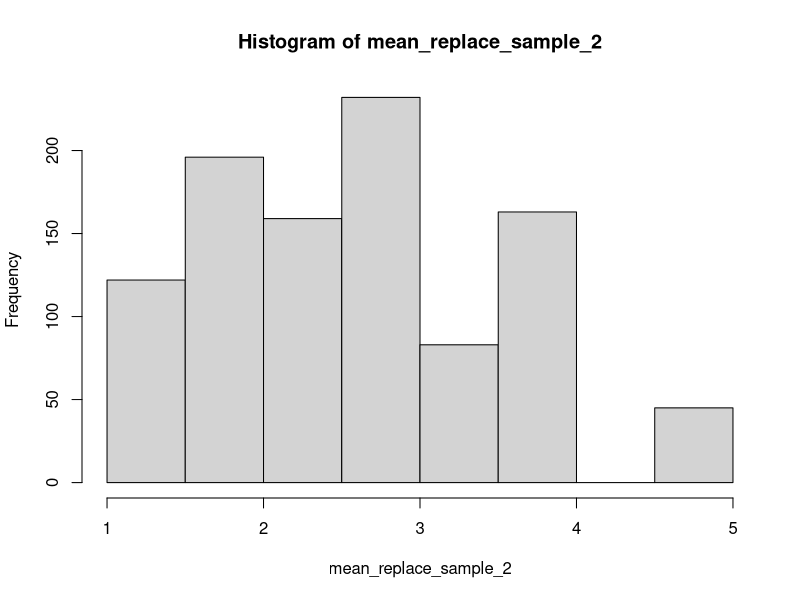
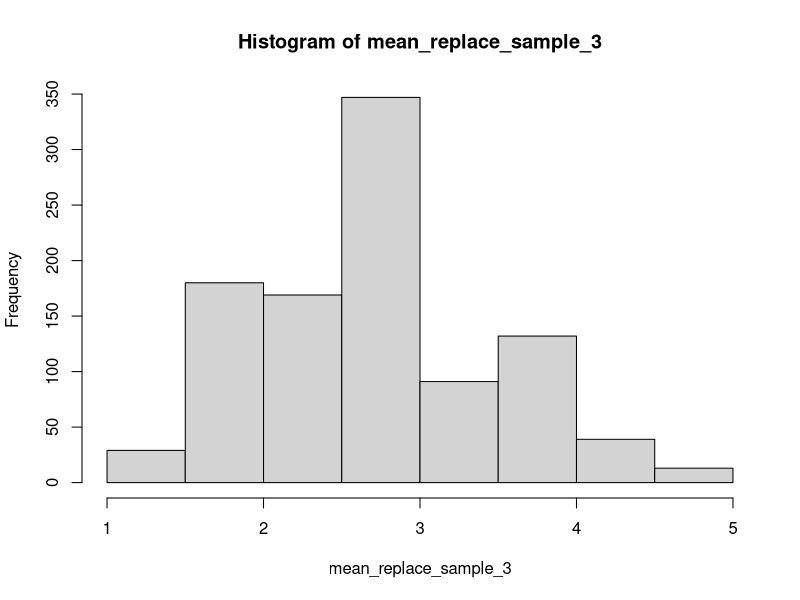
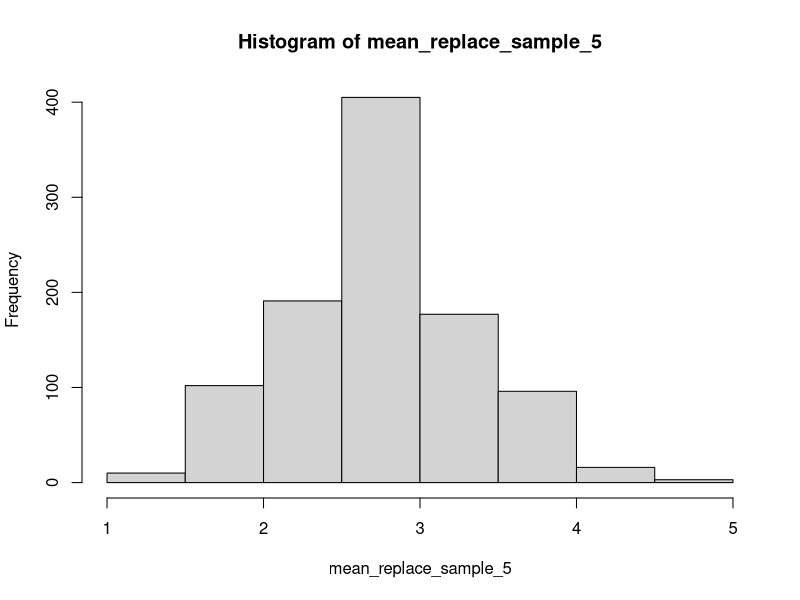
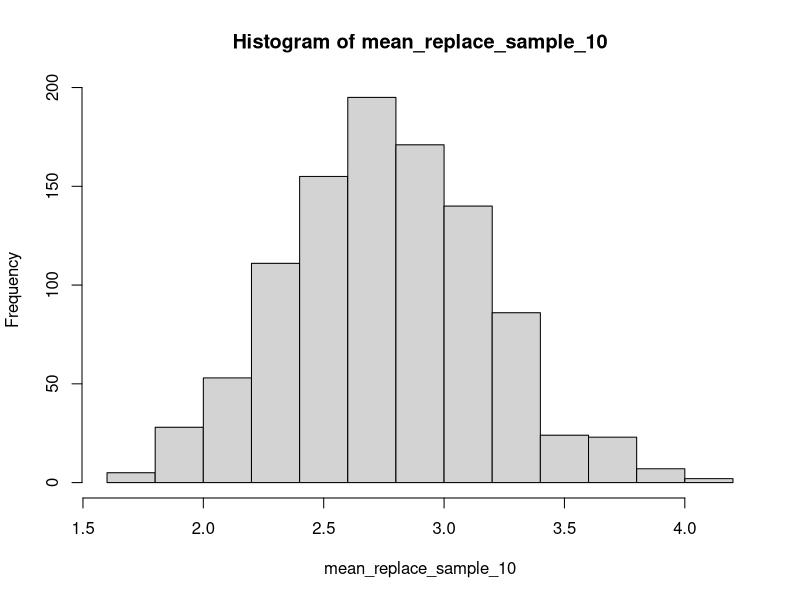
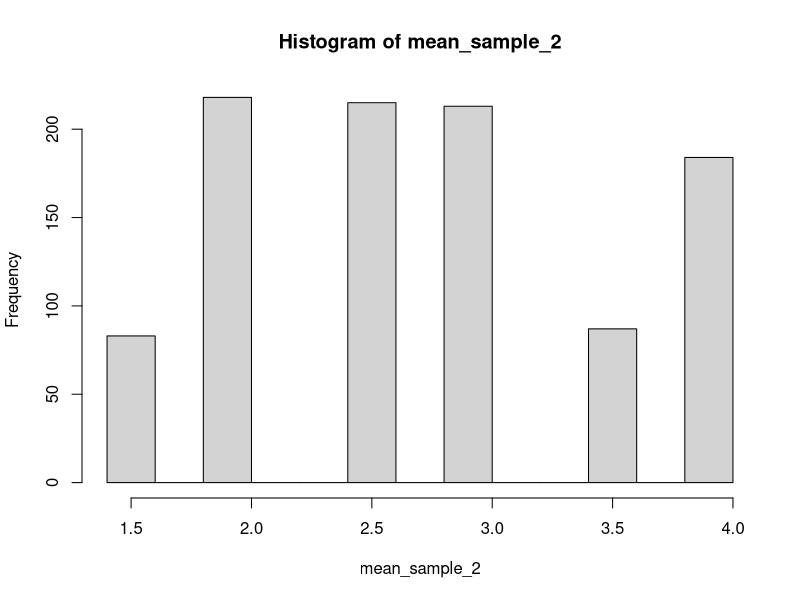
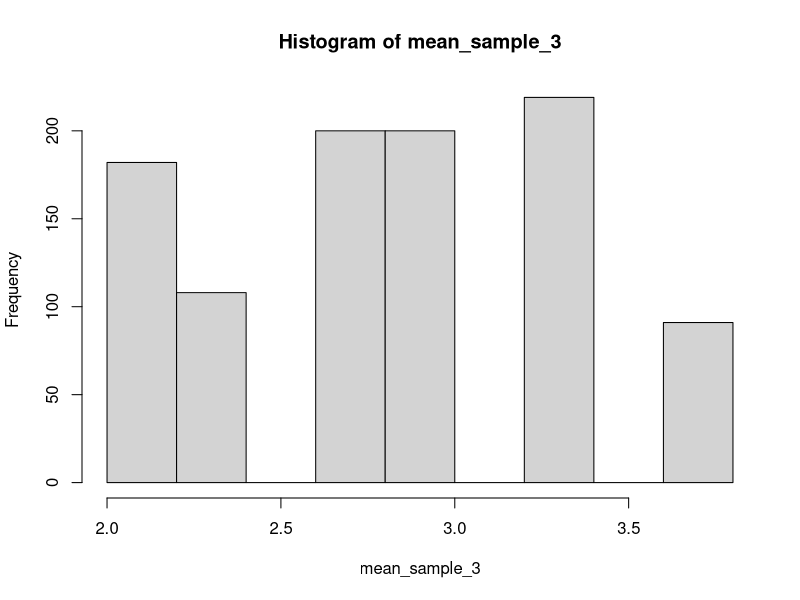

These figures' R source, in order:
## ---- chunk 1
knitr::opts_chunk$set(echo = TRUE)
## ---- chunk 2
x_population <- c(1, 2, 3, 3, 5)
x_sample_replace_matrix_2 <- matrix(nrow = 1000, ncol = 2)
x_sample_replace_matrix_3 <- matrix(nrow = 1000, ncol = 3)
x_sample_replace_matrix_5 <- matrix(nrow = 1000, ncol = 5)
x_sample_replace_matrix_10 <- matrix(nrow = 1000, ncol = 10)

x_sample_matrix_2 <- matrix(nrow = 1000, ncol = 2)
x_sample_matrix_3 <- matrix(nrow = 1000, ncol = 3)

for(i in 1:1000) {
  x_sample_replace_matrix_2[i,] <- sample(x_population, replace = T, size = 2)
  x_sample_replace_matrix_3[i,] <- sample(x_population, replace = T, size = 3)
  x_sample_replace_matrix_5[i,] <- sample(x_population, replace = T, size = 5)
  x_sample_replace_matrix_10[i,] <- sample(x_population, replace = T, size = 10)
}

mean_replace_sample_2 <- apply(x_sample_replace_matrix_2, 1, mean)
mean_replace_sample_3 <- apply(x_sample_replace_matrix_3, 1, mean)
mean_replace_sample_5 <- apply(x_sample_replace_matrix_5, 1, mean)
mean_replace_sample_10 <- apply(x_sample_replace_matrix_10, 1, mean)

var_replace_sample_2 <- apply(x_sample_replace_matrix_2, 1, var)
var_replace_sample_3 <- apply(x_sample_replace_matrix_3, 1, var)
var_replace_sample_5 <- apply(x_sample_replace_matrix_5, 1, var)
var_replace_sample_10 <- apply(x_sample_replace_matrix_10, 1, var)

## ---- chunk 3
mean(mean_replace_sample_2)
## ---- chunk 4
mean(mean_replace_sample_3)
## ---- chunk 5
mean(mean_replace_sample_5)
## ---- chunk 6
mean(mean_replace_sample_10)
## ---- chunk 7
var(mean_replace_sample_2)
## ---- chunk 8
var(mean_replace_sample_3)
## ---- chunk 9
var(mean_replace_sample_5)
## ---- chunk 10
var(mean_replace_sample_10)
## ---- chunk 11
hist(mean_replace_sample_2)
## ---- chunk 12
hist(mean_replace_sample_3)
## ---- chunk 13
hist(mean_replace_sample_5)
## ---- chunk 14
hist(mean_replace_sample_10)
## ---- chunk 15

for(i in 1:1000) {
  x_sample_matrix_2[i,] <- sample(x_population, replace = F, size = 2)
  x_sample_matrix_3[i,] <- sample(x_population, replace = F, size = 3)
}

mean_sample_2 <- apply(x_sample_matrix_2, 1, mean)
mean_sample_3 <- apply(x_sample_matrix_3, 1, mean)

var_sample_2 <- apply(x_sample_matrix_2, 1, var)
var_sample_3 <- apply(x_sample_matrix_3, 1, var)

hist(mean_sample_2)
hist(mean_sample_3)

mean(x_population)

mean(mean_sample_2)
mean(mean_sample_3)

var(mean_sample_2)
var(mean_sample_3)
